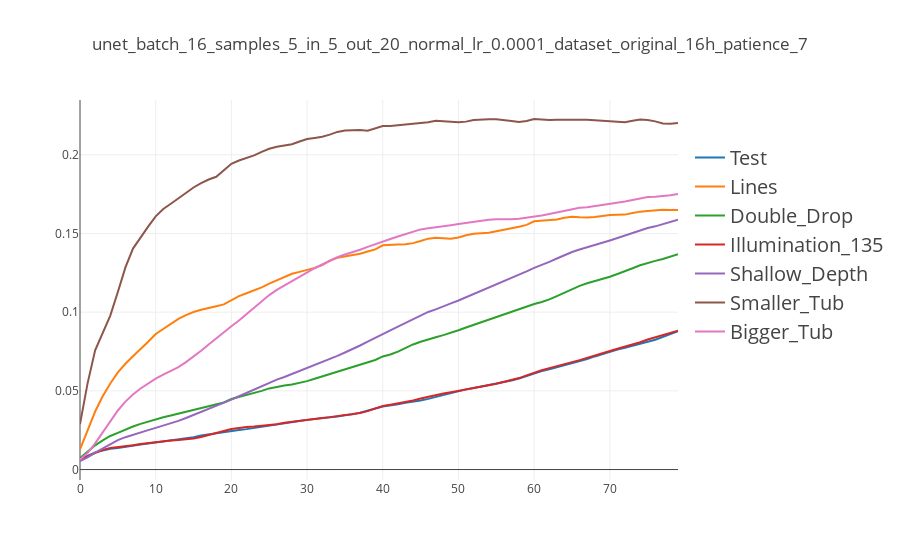

Source (notebook cell):
### Markdown cell above
# Plot generalization of specific model

### Code cell
exp = 'unet_batch_16_samples_5_in_5_out_20_normal_lr_0.0001_dataset_original_16h_patience_7'
# exp = 'unet_batch_16_samples_5_in_5_out_20_normal_lr_0.0001_dataset_original_24h_patience_7'
# exp = 'unet_batch_16_samples_10_in_5_out_20_normal_lr_0.0001_dataset_original_24h_patience_7'

traces = []
for ts in test_sets:
    evaluators = testset_exp_eval[ts]
    ev = evaluators[exp]
    x = ev['frame']
    y = ev['error']
    traces.append(go.Scatter(x=x, y=y, name=ts))

layout = dict(legend=dict(y=0.9, font=dict( size=20)), title=exp)

ff = plotly.offline.iplot({"data": traces, "layout": layout })
